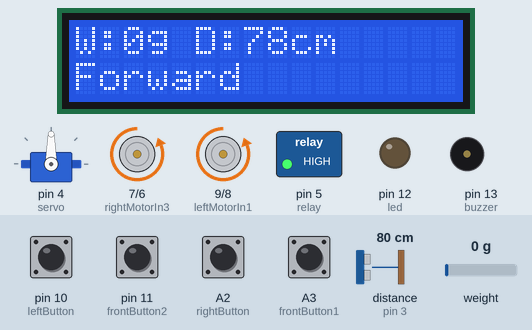
Simulated run of this sketch. Board: Arduino Uno, built with avr-gcc and run on an emulated ATmega328P. On the bench: 16×2 character LCD, servo, motor-driver pin pairs drawn as motors (green arrow = first pin HIGH = forward, orange = second pin HIGH = backward, longer = more drive), switched loads named in the sketch (green lamp = pin HIGH), output pins drawn as LEDs (lit = HIGH), buzzer (waves = sounding). Wiring (inferred from the names in the program): ultrasonic range finder: trigger pin 2; echo pin 3. Inputs (shaded band) come from the test bench; at power-on: A2 (rightButton), A3 (frontButton1), pin 10 (leftButton), pin 11 (frontButton2) HIGH, distance to the obstacle (sensor on pin 3) 80 cm, weight on the scale 0 g. The echo pulse lasts 58.3 µs per cm; pins used as bus, display or sensor lines are not drawn.

Above: at 2.8 s.
2.9 s: distance to the obstacle (sensor on pin 3) set to 12 cm
At 4.4 s:
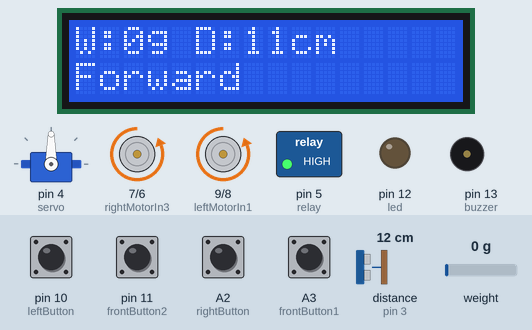
4.8 s: distance to the obstacle (sensor on pin 3) set to 9 cm
At 6.3 s:
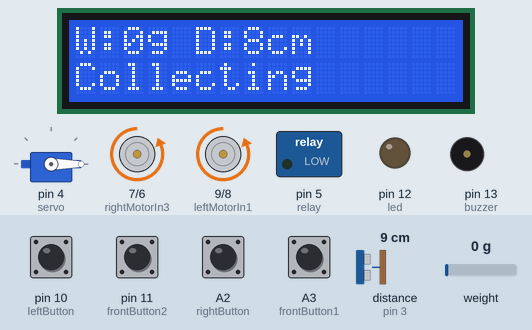
6.6 s: pin 10 (leftButton) pulled LOW for 0.7 s
At 10.3 s:
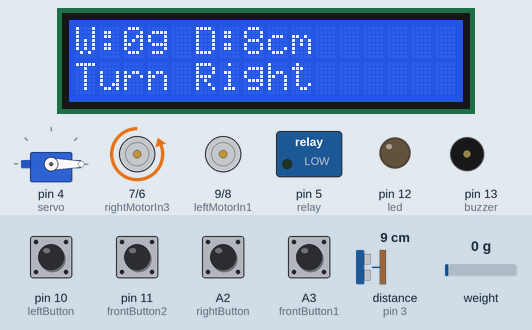
10.5 s: weight on the scale set to 88 g
At 11.6 s:
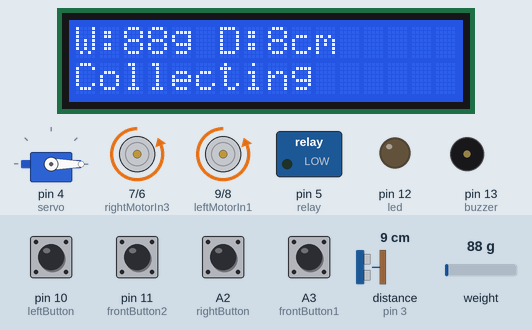
12.5 s: weight on the scale set to 111 g
At 13.8 s:
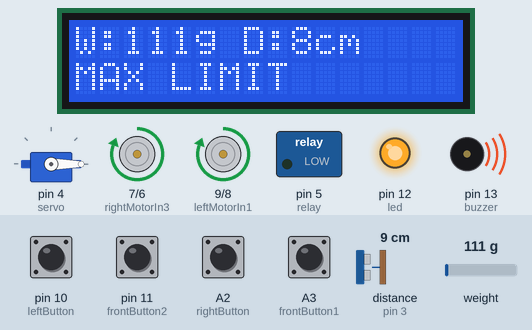
Timing chart, 0 to 25.3 s (numbered marks = the images above; inputs shaded):
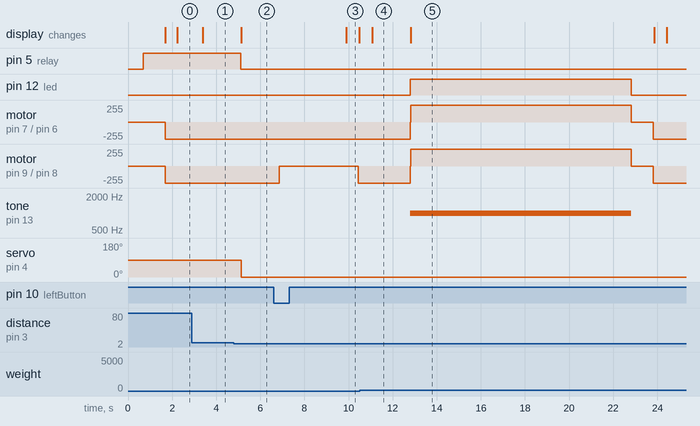

The sketch:

aquahyel-code.ino
```cpp
#include <Wire.h>
#include <LiquidCrystal_I2C.h>
#include <HX711.h>
#include <Servo.h>

LiquidCrystal_I2C lcd(0x27, 16, 2); //LCD Display

//Alerts
#define buzzer  13
#define led 12

//Indicators
#define frontButton1 A3
#define frontButton2 11
#define leftButton 10
#define rightButton A2

// Load Sensor
HX711 scale;
#define loadCellClk  A1
#define loadCellDOut A0

//Motor Drivers
#define leftMotorIn1 9
#define leftMotorIn2 8
#define rightMotorIn3 7
#define rightMotorIn4 6

//Conveyor
#define relay 5

//Servo
#define servo 4
Servo paddle;

//Ultrasonic
#define trigger 2
#define echo 3

float maxWeight = 100.0;   // maximum weight (g)
float maxDistance = 10.0;  // threshold distance (cm)

int turnDuration = 3000;    // ms for a turn
int returnDuration = 10000; // ms for return to start

float weight = 0;
float distance = 0;
String status = "Starting";

void setup() {
  Serial.begin(9600);

  // LCD
  lcd.init();
  lcd.backlight();
  lcd.clear();
  lcd.setCursor(0,0);
  lcd.print("Hi! I am AquaHyel");
  delay(600);

  // Motors
  pinMode(leftMotorIn1, OUTPUT);
  pinMode(leftMotorIn2, OUTPUT);
  pinMode(rightMotorIn3, OUTPUT);
  pinMode(rightMotorIn4, OUTPUT);

  // Buttons
  pinMode(leftButton, INPUT_PULLUP);
  pinMode(rightButton, INPUT_PULLUP);
  pinMode(frontButton1, INPUT_PULLUP);
  pinMode(frontButton2, INPUT_PULLUP);

  // Conveyor relay (Active LOW)
  pinMode(relay, OUTPUT);
  digitalWrite(relay, HIGH);  // start OFF

  // Alerts
  pinMode(led, OUTPUT);
  pinMode(buzzer, OUTPUT);

  // Load cell
  scale.begin(loadCellDOut, loadCellClk);
  scale.set_scale(420.0);
  scale.tare();

  // Servo
  paddle.attach(servo);
  paddle.write(90);

  // Ultrasonic
  pinMode(trigger, OUTPUT);
  pinMode(echo, INPUT);

  forwardMotion();
  lcd.clear();
}

void stop() {
  digitalWrite(leftMotorIn1, LOW);
  digitalWrite(leftMotorIn2, LOW);
  digitalWrite(rightMotorIn3, LOW);
  digitalWrite(rightMotorIn4, LOW);
}

void forwardMotion() {
  digitalWrite(leftMotorIn1, LOW);
  digitalWrite(leftMotorIn2, HIGH);
  digitalWrite(rightMotorIn3, LOW);
  digitalWrite(rightMotorIn4, HIGH);
}

void reverseMotion() {
  digitalWrite(leftMotorIn1, HIGH);
  digitalWrite(leftMotorIn2, LOW);
  digitalWrite(rightMotorIn3, HIGH);
  digitalWrite(rightMotorIn4, LOW);
}

void leftMotion() {
  digitalWrite(leftMotorIn1, LOW);
  digitalWrite(leftMotorIn2, HIGH);
  digitalWrite(rightMotorIn3, LOW);
  digitalWrite(rightMotorIn4, LOW);
}

void rightMotion() {
  digitalWrite(leftMotorIn1, LOW);
  digitalWrite(leftMotorIn2, LOW);
  digitalWrite(rightMotorIn3, LOW);
  digitalWrite(rightMotorIn4, HIGH);
}

void conveyorOn()  {
  digitalWrite(relay, LOW);
  }
void conveyorOff() {
  digitalWrite(relay, HIGH);
  }

void servoDown() {
   paddle.write(0);
   } // down
void servoUp() {
  paddle.write(90);
   } // up

float calculateDistance() {
  digitalWrite(trigger, LOW); delayMicroseconds(2);
  digitalWrite(trigger, HIGH); delayMicroseconds(10);
  digitalWrite(trigger, LOW);
  long duration = pulseIn(echo, HIGH, 30000UL);
  if (duration == 0)
  return -1;
  return duration * 0.034f / 2.0f;
}

float calculateWeight() {
  float value = scale.get_units(5);
  if (value < 0)
  return 0;
  return value;
}

void alertOn()  {
   digitalWrite(led,HIGH);
   tone(buzzer,1000);
}
void alertOff() {
   digitalWrite(led,LOW);
   noTone(buzzer);
}

void updateLCD(String message, float weight, float distance) {
  lcd.setCursor(0,0);
  lcd.print("W:");
  lcd.print((int)weight);
  lcd.print("g D:");
  lcd.print((int)distance);
  lcd.print("cm  ");
  lcd.setCursor(0,1);
  lcd.print(message);
  lcd.print("            ");
}

void loop() {

  weight = calculateWeight();
  distance = calculateDistance();

  bool plantsAlert = (distance > 0 && distance <= maxDistance);

  if (plantsAlert) {
    conveyorOn();
    servoDown();
    status = "Collecting";
  } else {
    conveyorOff();
    servoUp();
    status = "Forward";
  }

  if (weight >= maxWeight) {
    stop();
    alertOn();
    updateLCD("MAX LIMIT", weight, distance);
    reverseMotion();
    delay(returnDuration);
    alertOff();
    stop();
    scale.tare();
    status = "Returned";
  }

  bool left   = !digitalRead(leftButton);
  bool right  = !digitalRead(rightButton);
  bool front_1 = !digitalRead(frontButton1);
  bool front_2 = !digitalRead(frontButton2);

  if (front_1 || front_2) {
    rightMotion();
    status = "Turn Right";
    delay(turnDuration);
  }
  else if (left) {
    rightMotion();
    status = "Turn Right";
    delay(turnDuration);
  }
  else if (right) {
    leftMotion();
    status = "Turn Left";
    delay(turnDuration);
  }
  else {
    forwardMotion(); //default moving direction
  }
  updateLCD(status, weight, distance);
  delay(50);
}
 
```

Measured:
- the behaviour switches between 11 and 10 cm on distance to the obstacle (sensor on pin 3) (found by bisection; images 1 and 2)
- the behaviour switches between 99 and 100 g on weight on the scale (found by bisection; images 4 and 5)
- after the input at 2.9 s, the display: changes after 0.49 s (image 1)
- after the input at 4.8 s, pin 5 (relay): HIGH → LOW after 0.31 s; servo on pin 4 (servo): 90° → 0° after 0.34 s; the display: changes after 0.34 s (image 2)
- after the input at 6.6 s, motor on pin 9 (leftMotorIn1) / pin 8 (leftMotorIn2): backward 255/255 → stopped after 0.26 s, → backward 255/255 3.6 s later; the display: changes after 3.3 s (image 3)
- after the input at 10.5 s, the display: changes after 0.56 s (image 4)
- after the input at 12.5 s, pin 12 (led): LOW → HIGH after 0.29 s, → LOW 10.0 s later; motor on pin 7 (rightMotorIn3) / pin 6 (rightMotorIn4): backward 255/255 → forward 255/255 after 0.29 s, → stopped 10.0 s later, → backward 255/255 1.0 s later
